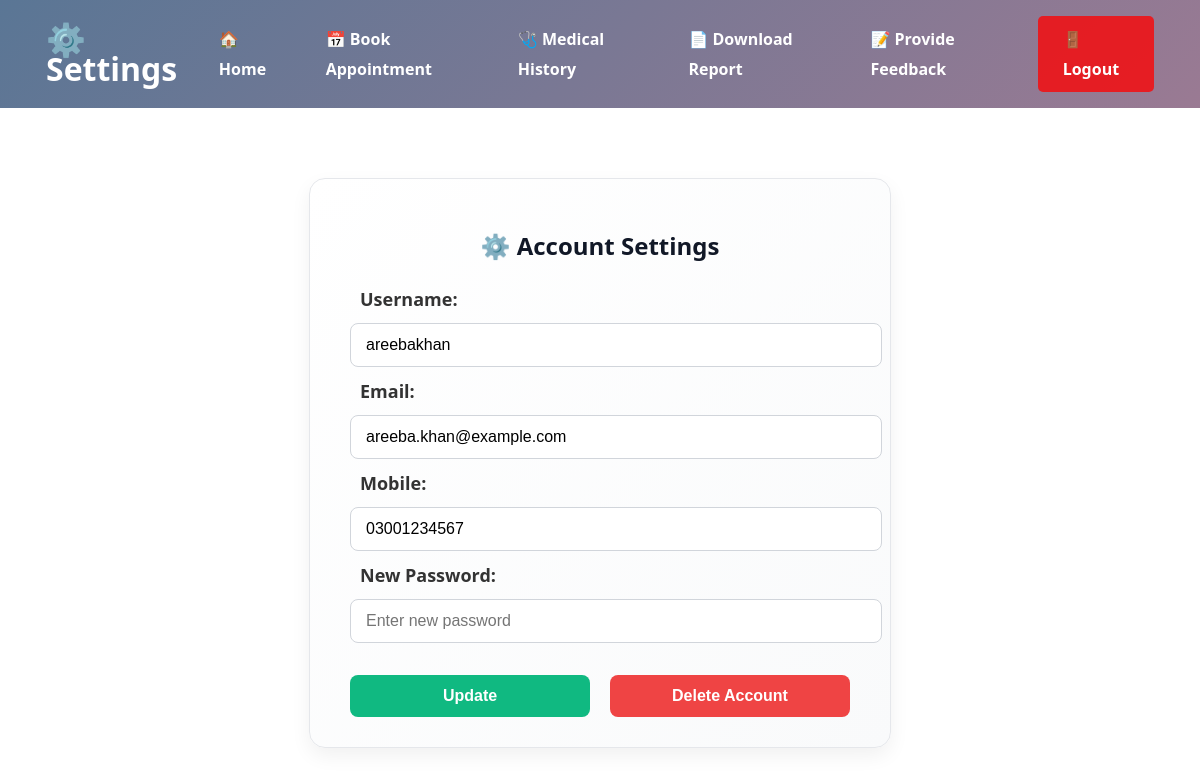
Page /derma/patients/settings.php (signed in) on the committed database.
### tables this page shows
CREATE TABLE `patients` (
  `id` int NOT NULL,
  `first_name` varchar(50) NOT NULL,
  `last_name` varchar(50) NOT NULL,
  `username` varchar(50) NOT NULL,
  `password` varchar(255) NOT NULL,
  `email` varchar(100) NOT NULL,
  `mobile` varchar(15) NOT NULL,
  `cnic` varchar(15) NOT NULL,
  `state` varchar(50) NOT NULL,
  `city` varchar(50) NOT NULL,
  `role` enum('patient') NOT NULL DEFAULT 'patient',
  `certificate_path` varchar(255) DEFAULT NULL,
  `profile_photo_path` varchar(255) DEFAULT NULL,
  `created_at` timestamp NULL DEFAULT CURRENT_TIMESTAMP,
  `certificate_verified` tinyint(1) NOT NULL DEFAULT '0'
);

### derma/patients/settings.php (the view, shortened to what this page needs)
<?php
include '../db_connection.php';
$patient_id = $_SESSION['patient_id'];
$fetchQuery = "SELECT username, email, mobile FROM patients WHERE id='$patient_id'";
$result = mysqli_query($conn, $fetchQuery);
$patient = mysqli_fetch_assoc($result);
?>
<!DOCTYPE html>
<html>
<head>
</head>
<body>
    <header>
        <h1><a href="#" style="color: white; text-decoration:none;">⚙️ Settings</a></h1>
        <nav>
            <a href="patient_dashboard.php">🏠 Home</a>
            <a href="book_appointment.php">📅 Book Appointment</a>
            <a href="medical_history.php">🩺 Medical History</a>
            <a href="download_report.php">📄 Download Report</a>
            <a href="provide_feedback.php">📝 Provide Feedback</a>
            <a href="../logout.php" class="logout">🚪 Logout</a>
        </nav>
    </header>
    <div class="container">
        <h2>⚙️ Account Settings</h2>
        <form method="POST">
            <label style="font-weight: bold;">Username:</label>
            <input type="text" name="username" required value="<?= htmlspecialchars($patient['username']) ?>">
            <label style="font-weight: bold;">Email:</label>
            <input type="email" name="email" required value="<?= htmlspecialchars($patient['email']) ?>">
            <label style="font-weight: bold;">Mobile:</label>
            <input type="text" name="mobile" required value="<?= htmlspecialchars($patient['mobile']) ?>">
            <label style="font-weight: bold;">New Password:</label>
            <input type="password" name="password" required placeholder="Enter new password">
            <input type="submit" name="update" class="update" value="Update">
            <input type="submit" name="delete" class="delete" value="Delete Account" onclick="return confirm('Are you sure you want to delete your account? This cannot be undone.')">
        </form>
    </div>
</body>
</html>

### derma/patients/settings.php (style rules this page uses)
body { font-family: 'Segoe UI', Tahoma, Geneva, Verdana, sans-serif; margin: 0; padding: 0; color: #333; transition: all 0.3s ease; }
header { background: linear-gradient(135deg, #5a7695 0%, #9a7a93 100%); color: #fff; padding: 1rem; display: flex; justify-content: space-between; align-items: center; line-height: 30px; margin-bottom: 70px; }
header h1 { margin: 0; margin-left: 30px; transition: transform 0.3s ease; }
nav { display: flex; gap: 1rem; }
nav a { color: #fff; text-decoration: none; font-weight: bold; padding: 0.5rem 1rem; border-radius: 5px; transition: all 0.3s ease; position: relative; }
nav a:not(.logout)::after { content: ''; position: absolute; bottom: 0; left: 50%; width: 0; height: 2px; background: #fff; transition: all 0.3s ease; }
.logout { background-color: rgba(255, 0, 0, 0.762); margin-right: 30px; padding-left: 25px; padding-right: 25px; transition: all 0.3s ease; }
.container { max-width: 500px; margin: 40px auto; background: linear-gradient(135deg, #ffffff 0%, #f9fafb 100%); padding: 30px 40px; border-radius: 1rem; box-shadow: 0 8px 20px rgba(0, 0, 0, 0.06); border: 1px solid #e5e7eb; transition: all 0.3s ease; }
h2 { text-align: center; margin-bottom: 25px; font-size: 1.5rem; color: #111827; font-weight: 600; }
label { padding: 30px 10px; font-size: 18px; }
input[type="text"], input[type="email"], input[type="password"] { width: 100%; padding: 12px 15px; margin: 12px 0; border-radius: 0.5rem; border: 1px solid #d1d5db; font-size: 1rem; transition: border 0.2s, box-shadow 0.2s; }
input[type="submit"] { width: 48%; padding: 12px; margin-top: 20px; border: none; border-radius: 0.5rem; cursor: pointer; font-weight: 600; font-size: 1rem; transition: background-color 0.3s ease, transform 0.2s ease; }
.update { background-color: #10b981; color: white; }
.delete { background-color: #ef4444; color: white; float: right; }

### rows in the picture
patients: username "areebakhan", email "areeba.khan@example.com", mobile "03001234567"
